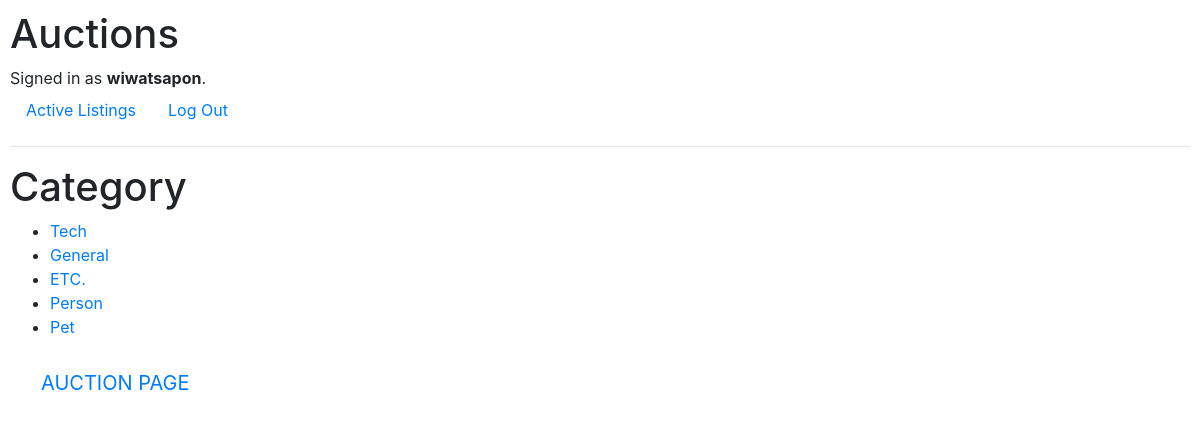
The app's page /category (signed in) with its own data.
### auctions/models.py (models this page shows, shortened)
class User(AbstractUser):
    pass

class Category(models.Model):
    name = models.CharField(max_length=64)
    slug = models.SlugField()
    parent = models.ForeignKey('self',blank=True, null=True ,related_name='children', on_delete=models.CASCADE)
    class Meta:
        verbose_name_plural = "categories"

### auctions/views.py (the view)
# urls.py: path("category", views.category, name="category"),
def category(request):
    catgs = Category.objects.all()
    return render(request, "auctions/category.html",{
        "catgs" : catgs,
    })

### auctions/templates/auctions/category.html
{% extends "auctions/layout.html" %}
{% block body %}
<h1>Category</h1>
<ul>
{% for catg in catgs %}
    <li>
        <a href="#">{{ catg.name }}</a>
    </li>
{% endfor %}
</ul>
<nav class="navbar sticky-bottom bg-body-tertiary">
    <div class="container-fluid">
      <a class="navbar-brand" href="{% url 'index' %}">AUCTION PAGE</a>
    </div>
</nav>
{% endblock %}

### auctions/templates/auctions/layout.html (shortened to what this page needs)
{% load static %}
<!DOCTYPE html>
<html lang="en">
    <head>
        <link rel="stylesheet" href="https://stackpath.bootstrapcdn.com/bootstrap/4.4.1/css/bootstrap.min.css">
        <link href="{% static 'auctions/styles.css' %}" rel="stylesheet">
    </head>
    <body>
        <h1>Auctions</h1>
        <div>
            {% if user.is_authenticated %}
                Signed in as <strong>{{ user.username }}</strong>.
            {% else %}
                Not signed in.
            {% endif %}
        </div>
        <ul class="nav">
            <li class="nav-item">
                <a class="nav-link" href="{% url 'index' %}">Active Listings</a>
            </li>
            {% if user.is_authenticated %}
                <li class="nav-item">
                    <a class="nav-link" href="{% url 'logout' %}">Log Out</a>
                </li>
            {% endif %}
        </ul>
        <hr>
        {% block body %}
        {% endblock %}
    </body>
</html>

### auctions/static/auctions/styles.css (style rules this page uses)
body { padding: 10px; }

### records on screen
User: username "wiwatsapon"
Category: name "Tech"
Category: name "General"
Category: name "ETC."
Category: name "Person"
Category: name "Pet"
